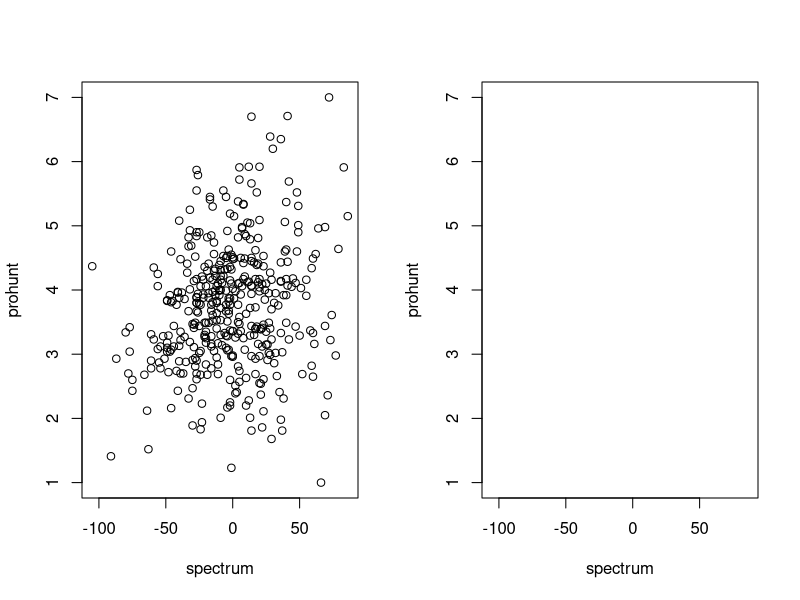
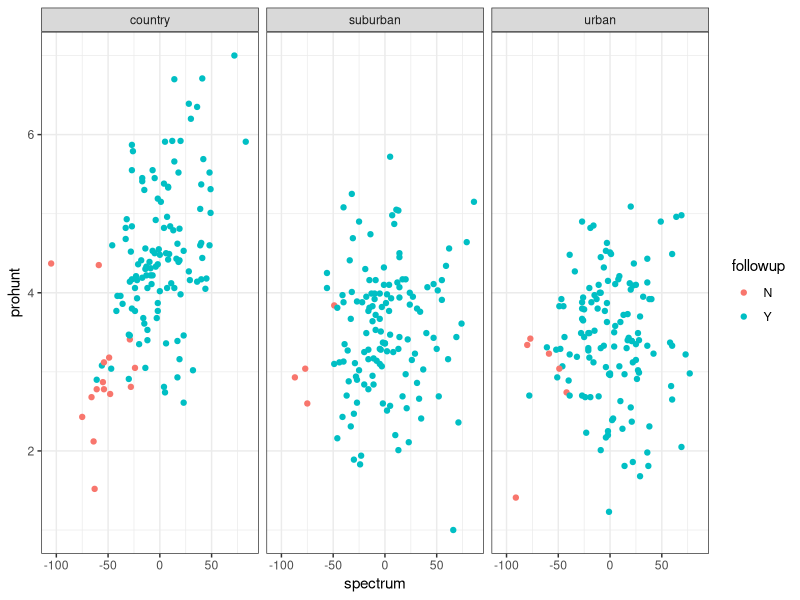

Generate these figures, in order, with R: (Note: this script raises an error after producing the figures.)
## ---- chunk 1
size <- 412
## ---- chunk 2
fox <- read.csv('fox.csv')
summary(fox)
## ---- chunk 3
fox$spectrum[fox$spectrum == -999] <- NA
fox$prohunt[fox$prohunt == 0] <- NA
# complete.cases() might be new. Obviously there are other ways of doing it.
# The "!" means "not"
sum(!complete.cases(fox))
# alternative
sum(is.na(fox$prohunt))
# etc.
## ---- chunk 4
# Produces figure 1
par(mfrow = c(1, 2)) # set two columns, 1 row
with(fox, plot(spectrum, prohunt))
# second plot, this time with colour (for levels of "home")
# and shape (for "non-followup people")
with(fox, plot(spectrum, prohunt, col = as.numeric(home),
               pch = ifelse(followup=='Y', 2, 4)))
## ---- chunk 5
# A ggplot alternative for exploring this (produces figure 2):

library(ggplot2)
spec_pro <- ggplot(data = fox, aes(x = spectrum, y = prohunt, colour = followup))
spec_pro + geom_point() + theme_bw() + facet_grid(. ~ home)
## ---- chunk 6
model <- glm(followup ~ spectrum, data = fox, family = binomial)
# the test below shows that knowing about spectrum improves model fit
anova(model, test = 'Chisq')
# and the summary here shows that political spectrum is important
summary(model)
## ---- chunk 7
# Produces figure 3
model <- glm(followup ~ spectrum, data = fox, family = binomial, na.action = na.exclude)
## ---- chunk 8
with(fox, plot(fitted(model)[order(spectrum)] ~ spectrum[order(spectrum)],
               type = 'l', xlab = 'spectrum', ylab = 'p(followup)'))
## ---- chunk 9
# note the "subset" setting within "lm()" -- the lazy person's way!
model <- lm(prohunt ~ spectrum*home, data = fox, subset = followup == 'Y')
# this is equivalent:
fox <- subset(fox, followup == 'Y')
model <- lm(prohunt ~ spectrum * home, data = fox)
anova(model)
# shows that each term improves the model
summary(model)
## ---- chunk 10
contrasts(fox$home) <- cbind(CvSU = c(-2, 1, 1) / 3, SvU = c(0, -1, 1) / 2)

# we've already removed the no-followup guys
model <- lm(prohunt ~ spectrum*home, data = fox)

# anova(model) will be the same

summary(model)
